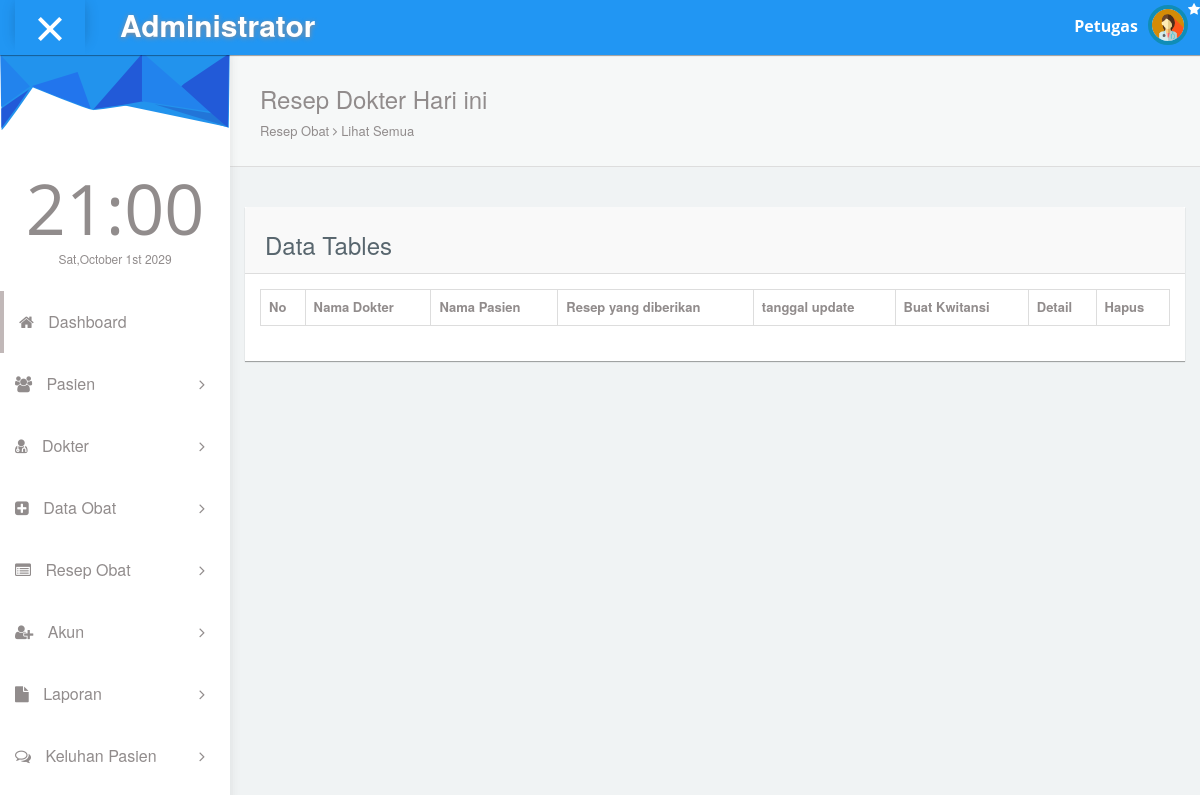
Page /administrator/pegawai/list.resep.all.php on the earlier database version.
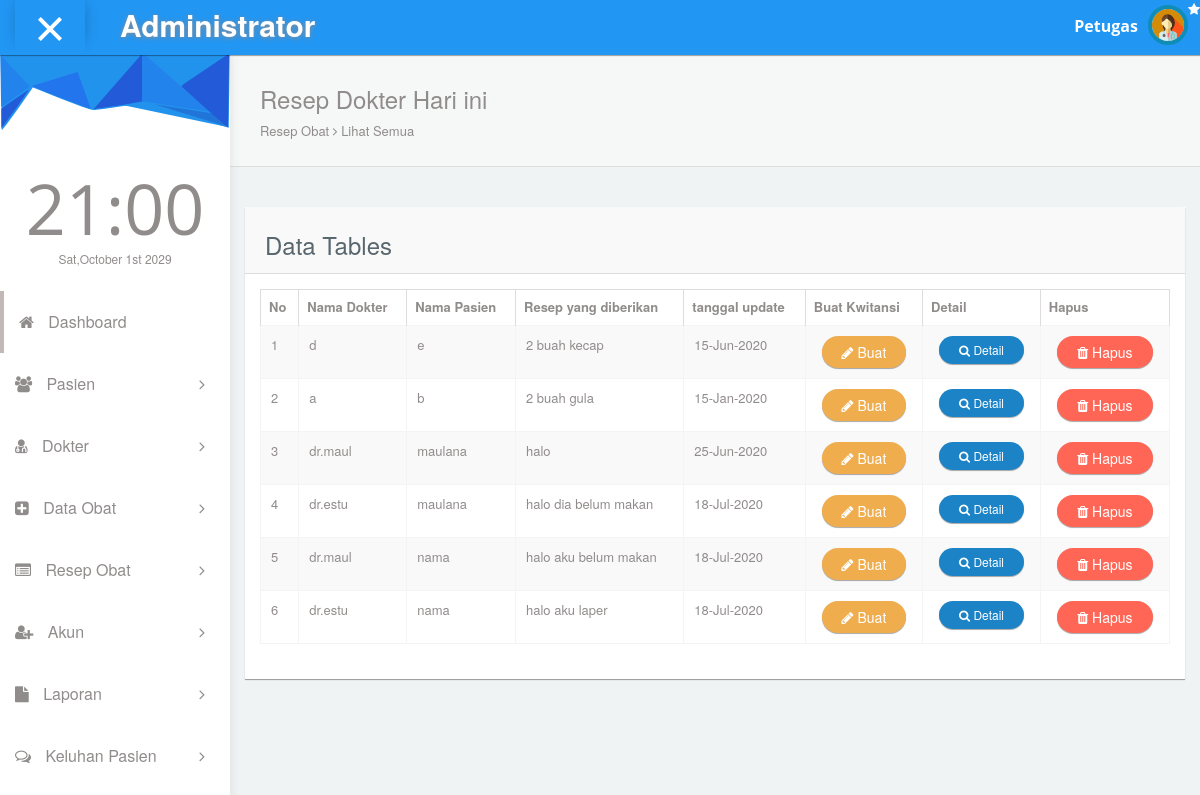
Same page on the later database version.
### tables this page shows
CREATE TABLE `resep` (
  `id_resep` int(10) NOT NULL,
  `nama_dokter` varchar(20) NOT NULL,
  `nama_pasien` varchar(20) NOT NULL,
  `resep` text NOT NULL,
  `tanggal` varchar(12) NOT NULL,
  `waktu` varchar(10) NOT NULL,
  `status` varchar(10) DEFAULT NULL
);

### administrator/pegawai/list.resep.all.php (the view, shortened to what this page needs)
<!DOCTYPE html>
<html lang="en">
<head>
  <link rel="stylesheet" type="text/css" href="asset/css/bootstrap.min.css">
  <link rel="stylesheet" type="text/css" href="asset/css/plugins/font-awesome.min.css"/>
  <link rel="stylesheet" type="text/css" href="asset/css/plugins/datatables.bootstrap.min.css"/>
  <link rel="stylesheet" type="text/css" href="asset/css/plugins/animate.min.css"/>
  <link href="asset/css/style.css" rel="stylesheet">
    </head>
    <body id="mimin" class="dashboard">
      <?php include 'page/head-nav.php';?>
      <div class="container-fluid mimin-wrapper">
        <?php include 'page/left-menu.php'; ?>
        <div id="content">
         <div class="panel box-shadow-none content-header">
          <div class="panel-body">
            <div class="col-md-12">
              <h3 class="animated fadeInLeft">Resep Dokter Hari ini</h3>
              <p class="animated fadeInDown">
               Resep Obat <span class="fa-angle-right fa"></span> Lihat Semua
              </p>
            </div>
          </div>
        </div>
        <div class="col-md-12 top-20 padding-0">
          <div class="col-md-12">
            <div class="panel">
              <div class="panel-heading"><h3>Data Tables</h3></div>
              <div class="panel-body">
                <div class="responsive-table">
                  <table id="datatables-example" class="table table-striped table-bordered" width="100%" cellspacing="0">
                    <thead>
                      <tr>
                        <th>No</th>
                        <th>Nama Dokter</th>
                        <th>Nama Pasien</th>
                        <th>Resep yang diberikan</th>
                        <th>tanggal update</th>
                        <th>Buat Kwitansi</th>
                        <th>Detail</th>
                        <th>Hapus</th>
                      </tr>
                    </thead>
                    <tbody>
                     <?php
                     include 'koneksi.php';
                     $no = 1;
                     $data = mysqli_query($koneksi,"SELECT * FROM `resep` ");
                     while($d = mysqli_fetch_array($data)){
                      ?>
                      <tr>
                        <td><?php echo $no++ ;?></td>
                        <td><?php echo $d['nama_dokter']; ?></td>
                        <td><?php echo $d['nama_pasien']; ?></td>
                        <td><?php echo $d['resep']; ?></td>
                        <td><?php echo $d['tanggal']; ?></td>
                        <td align="center"><a onclick="if(confirm('Apakah anda yakin ingin Membuat kwitansi data ini ?')){ location.href='add.kwitansi.php?id_resep=<?php echo $d['id_resep']; ?>' }" class="btn btn-round btn-warning"><i class="fa fa-pencil"></i> Buat</a></td>
                         <td align="center"><a href="#" data-id="<?php echo $d['id_resep']; ?>"class="btn btn-round btn-detail btn-primary btn-sm"data-toggle="modal" data-target="#detailPesan"><i class="fa fa-search"></i> Detail</a></td>
                        <td align="center"><a onclick="if(confirm('Apakah anda yakin ingin menghapus data ini ?')){ location.href='hapus_resep.php?id_resep=<?php echo $d['id_resep']; ?>' }" class="btn btn-round btn-danger"><i class="fa fa-trash"></i> Hapus</a></td>
                    <?php
                  }
                  ?>
                      </tr>
                    </tbody>
                </table>
              </div>
            </div>
          </div>
        </div>
      </div>
    </div>
 </div>
</body>
</html>

Differences in the rows shown:
added resep: nama_dokter "d", nama_pasien "e", resep "2 buah kecap", tanggal "15-Jun-2020"
added resep: nama_dokter "a", nama_pasien "b", resep "2 buah gula", tanggal "15-Jan-2020"
added resep: nama_dokter "dr.maul", nama_pasien "maulana", resep "halo", tanggal "25-Jun-2020"
added resep: nama_dokter "dr.estu", nama_pasien "maulana", resep "halo dia belum makan", tanggal "18-Jul-2020"
added resep: nama_dokter "dr.maul", nama_pasien "nama", resep "halo aku belum makan", tanggal "18-Jul-2020"
added resep: nama_dokter "dr.estu", nama_pasien "nama", resep "halo aku laper", tanggal "18-Jul-2020"
